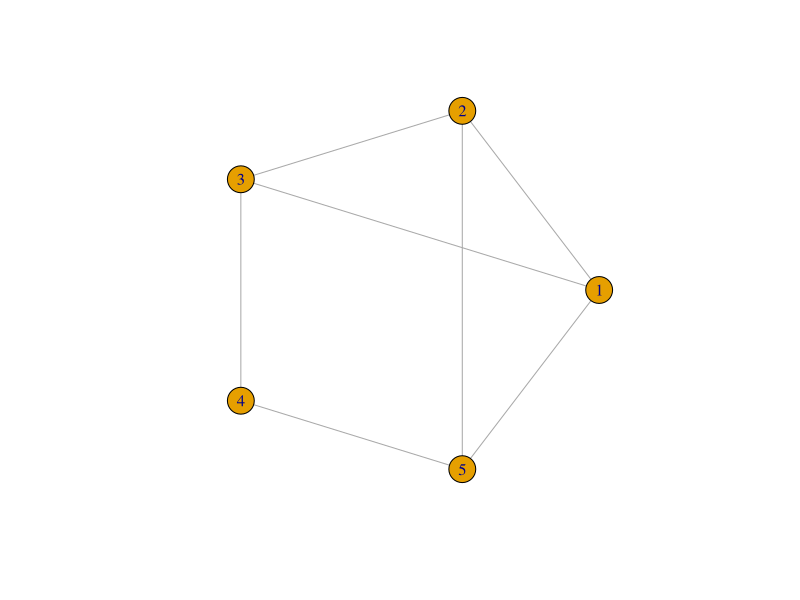
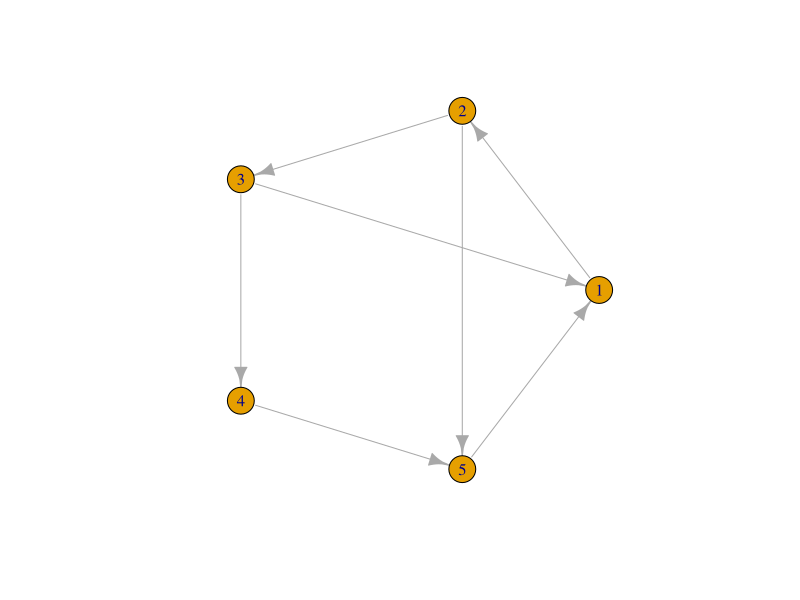
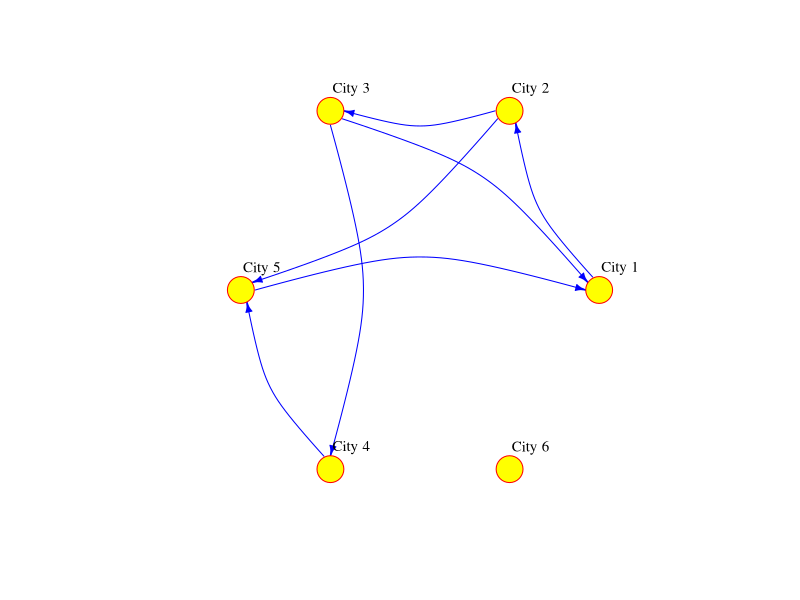
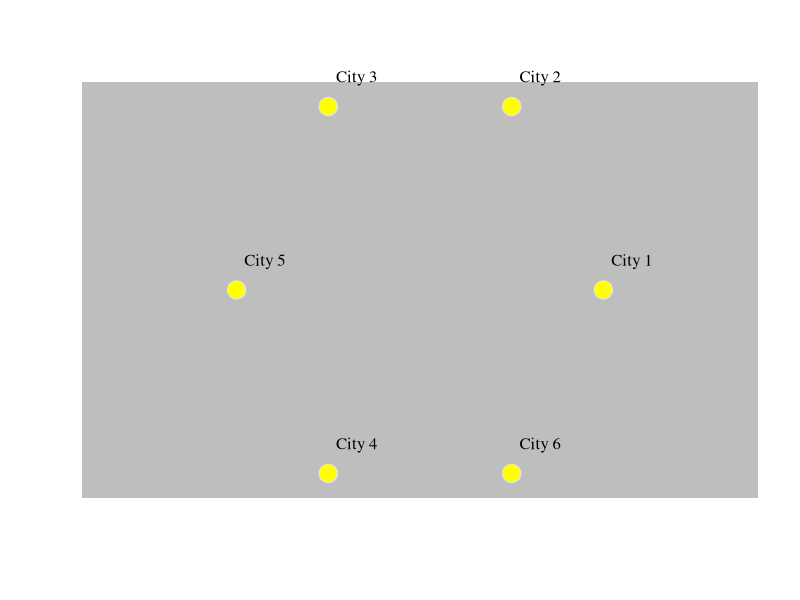
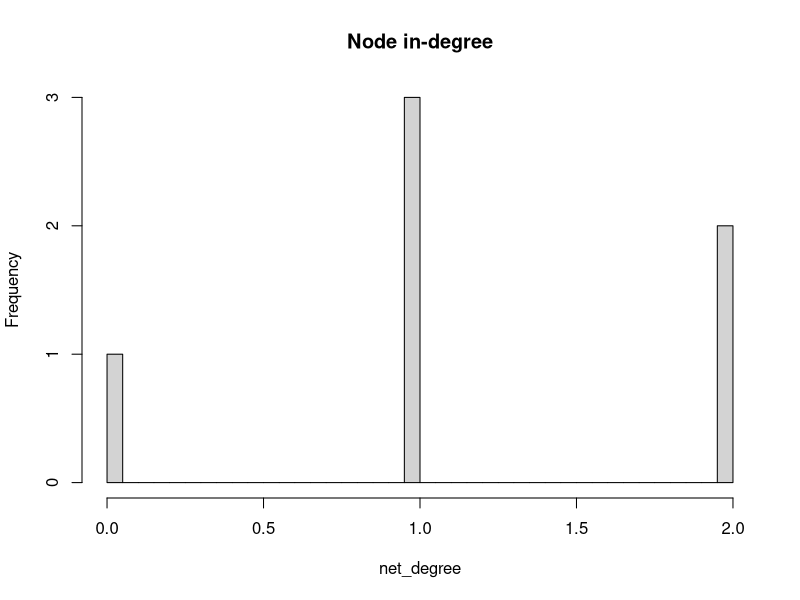

These figures' R source, in order:
## ---- chunk 1
#| include = FALSE
rm(list=ls()) # clear working space
## ---- chunk 2
#| warning: false
#| message: false
#| 
# working with spatial data
library(sf)
# data manipulation and visualisation
library(tidyverse)
# network manipulation and analysis
library(igraph)
## ---- chunk 3
# create a graph object
network <- graph( 
  n = 5, # add number of nodes
  edges = c(1,2, 
            2,3, 
            2,5, 
            3,1, 
            3,4, 
            4,5, 
            5,1), # add edges
  directed = FALSE )

# plot
plot(network, 
     layout = layout.circle(network), # set layout
     vertex.label = 1:5)
## ---- chunk 4
# create a graph object
network <- graph( 
  n = 5, # add number of nodes
  edges = c(1,2, 
            2,3, 
            2,5, 
            3,1, 
            3,4, 
            4,5, 
            5,1), # add edges
  directed = TRUE )

# plot
plot(network, 
     layout = layout.circle(network), # set layout
     vertex.label = 1:5)
## ---- chunk 5
# create a graph object
network_isolated <- graph( 
  c("City 1","City 2", 
    "City 2","City 3", 
    "City 2","City 5", 
    "City 3","City 1", 
    "City 3","City 4", 
    "City 4","City 5", 
    "City 5","City 1"),
  isolates=c("City 6") # isolated node
  )

# plot
plot(network_isolated, 
      layout = layout.circle(network_isolated),
     vertex.frame.color="red",  
     vertex.label.color="black",
     vertex.label.cex=0.9, 
     vertex.label.dist=2.3, 
     edge.curved=0.3, 
     edge.arrow.size=.5, 
     edge.color = "blue", 
     vertex.color="yellow", 
     vertex.size=15) 
## ---- chunk 6
V(network_isolated)
## ---- chunk 7
V(network_isolated)$name
## ---- chunk 8
V(network_isolated)$population <- c(92000, 549000, 1786000, 74000, 8000, 21000)
## ---- chunk 9
E(network_isolated)
## ---- chunk 10
E(network_isolated)$weight <- c(2000, 5000, 1000, 1000, 4000, 3500, 7000)
## ---- chunk 11
network_isolated[]
## ---- chunk 12
vertex_attr(network_isolated)
## ---- chunk 13
network_isolated$title <- "Network of human mobility between cities"
## ---- chunk 14
plot(network_isolated,
     layout = layout.circle(network_isolated),
     # adjust nodes
     vertex.frame.color = "gray90",    # line colour
     vertex.label.color = "black",    # label colour 
     vertex.label.cex = 1,            # label font size
     vertex.label.dist = 3,           # label distance
     vertex.color = "yellow",         # colour 
     vertex.size=10,                  # size
     # adjust edges
     edge.curved=0.3,     # curvature
     edge.arrow.size=0.5,  # size
     edge.arrow.width=.5,
     edge.width=E(network_isolated)$weight,
     edge.color = "gray") # colour
## ---- chunk 15
edge_density(network_isolated, 
             loops=FALSE)
## ---- chunk 16
reciprocity(network_isolated)
## ---- chunk 17
# compute in-degree
net_degree <- degree(network_isolated, 
                     v=V(network_isolated), 
                     mode="in")

# display histogram of in-degree
hist(net_degree, 
     breaks = 30, 
     main = "Node in-degree")
## ---- chunk 18
shortest_paths(network_isolated, 
               from = V(network_isolated)$name == "City 1",
               to = V(network_isolated)$name == "City 5",
               weights=NA, # if weights = NULL and a weight edge attribute is present, this is used.
               output = "both") # outputs are produced for both path nodes and edges


## ---- chunk 19
diameter(network_isolated, 
         directed=TRUE, 
         weights=NA)
## ---- chunk 20
mean_distance(network_isolated, 
              directed=TRUE, 
              weights=NA)
## ---- chunk 21
